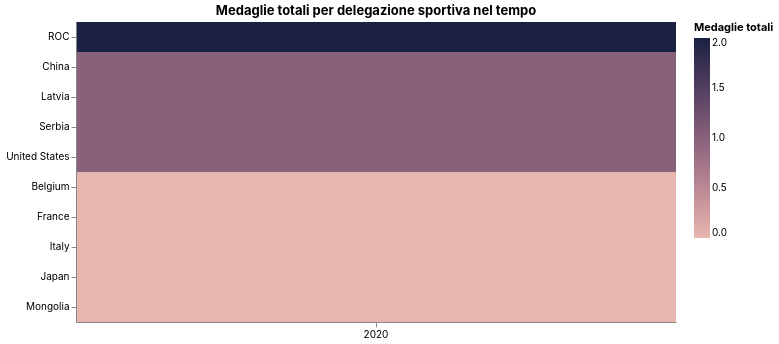

The specification (Vega-Lite) saved for this image:
### Vega-Lite specification from a JSON file in a GitHub repository (floating-point values rounded to 4 significant figures; data arrays with more than 128 entries replaced by an {"elided": "..."} marker saying what was removed)
{"$schema": "https://vega.github.io/schema/vega-lite/v5.20.1.json", "config": {"axis": {"labelFont": "Inter", "titleFont": "Inter"}, "background": "transparent", "header": {"labelFont": "Inter", "titleFont": "Inter"}, "legend": {"labelFont": "Inter", "titleFont": "Inter"}, "range": {"category": ["#1b2140", "#ff8009", "#9a0641", "#ffe34a", "#e7b6af", "#0088b0", "#e03830"], "heatmap": ["#e7b6af", "#1b2140"], "ramp": ["#e7b6af", "#1b2140"]}, "text": {"font": "Inter"}, "title": {"font": "Inter"}, "view": {"stroke": "transparent"}}, "data": {"name": "data-7060658926c0d69437b271576d98bdda"}, "datasets": {"data-7060658926c0d69437b271576d98bdda": {"elided": "5150 records"}}, "encoding": {"color": {"field": "total_medals", "scale": {}, "title": "Medaglie totali", "type": "quantitative"}, "tooltip": [{"field": "country", "type": "nominal"}, {"field": "year", "type": "quantitative"}, {"field": "total_medals", "type": "quantitative"}], "x": {"axis": {"labelAngle": 0}, "field": "year", "title": "", "type": "ordinal"}, "y": {"field": "country", "sort": {"field": "rank", "order": "ascending"}, "title": "", "type": "nominal"}}, "height": 300, "mark": {"type": "rect"}, "params": [{"bind": {"input": "select", "name": "Sport: ", "options": ["3x3 Basketball", "Archery", "Artistic Gymnastics", "Artistic Swimming", "Athletics", "Badminton", "Baseball", "Basketball", "Basque pelota", "Beach Volleyball", "Bowling", "Boxing", "Canoe Slalom", "Canoe Sprint", "Cycling BMX Freestyle", "Cycling BMX Racing", "Cycling Mountain Bike", "Cycling Road", "Cycling Track", "Diving", "Equestrian Dressage", "Equestrian Eventing", "Equestrian Jumping", "Fencing", "Football", "Golf", "Handball", "Hockey", "Judo", "Karate", "Kendo", "Marathon Swimming", "Modern Pentathlon", "Rhythmic Gymnastics", "Roller Hockey", "Rowing", "Rugby Sevens", "Sailing", "Shooting", "Skateboarding", "Softball", "Sport Climbing", "Surfing", "Swimming", "Table Tennis", "Taekwondo", "Tennis", "Trampolining", "Triathlon", "Volleyball", "Water Polo", "Waterskiing", "Weightlifting", "Wrestling"]}, "name": "param_14", "select": {"fields": ["sport"], "type": "point"}, "value": "3x3 Basketball"}], "title": "Medaglie totali per delegazione sportiva nel tempo", "transform": [{"filter": {"param": "param_14"}}], "width": 600}
